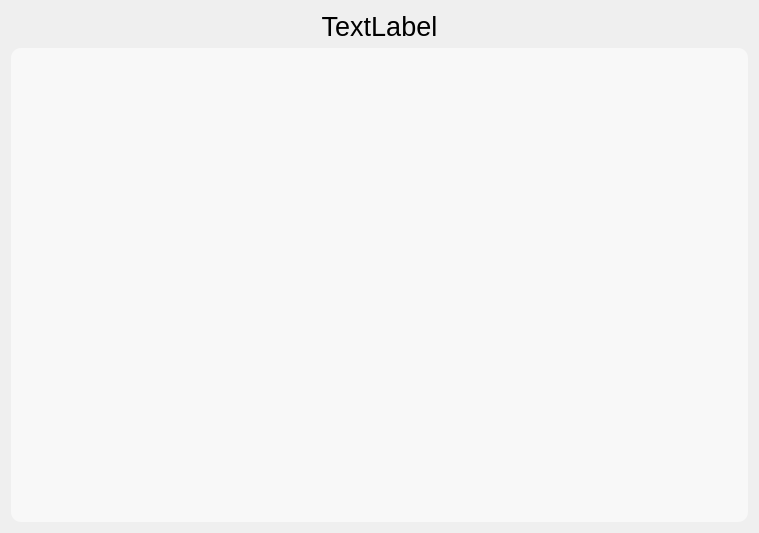
<?xml version="1.0" encoding="UTF-8"?>
<ui version="4.0">
 <class>FImageShowDialog</class>
 <widget class="QDialog" name="FImageShowDialog">
  <property name="geometry">
   <rect>
    <x>0</x>
    <y>0</y>
    <width>759</width>
    <height>533</height>
   </rect>
  </property>
  <property name="windowTitle">
   <string>Dialog</string>
  </property>
  <layout class="QVBoxLayout" name="verticalLayout">
   <item>
    <widget class="QLabel" name="name_lbl">
     <property name="sizePolicy">
      <sizepolicy hsizetype="Preferred" vsizetype="Fixed">
       <horstretch>0</horstretch>
       <verstretch>0</verstretch>
      </sizepolicy>
     </property>
     <property name="font">
      <font>
       <pointsize>20</pointsize>
      </font>
     </property>
     <property name="text">
      <string>TextLabel</string>
     </property>
     <property name="alignment">
      <set>Qt::AlignCenter</set>
     </property>
    </widget>
   </item>
   <item>
    <widget class="QSplitter" name="splitter">
     <property name="orientation">
      <enum>Qt::Horizontal</enum>
     </property>
     <widget class="QTableView" name="tableView">
      <property name="styleSheet">
       <string notr="true">background-color: rgba(255, 255, 255,140);
border-radius:10%;
border-color:rgba(0,0,0,0);</string>
      </property>
     </widget>
    </widget>
   </item>
  </layout>
 </widget>
 <resources/>
 <connections/>
</ui>
